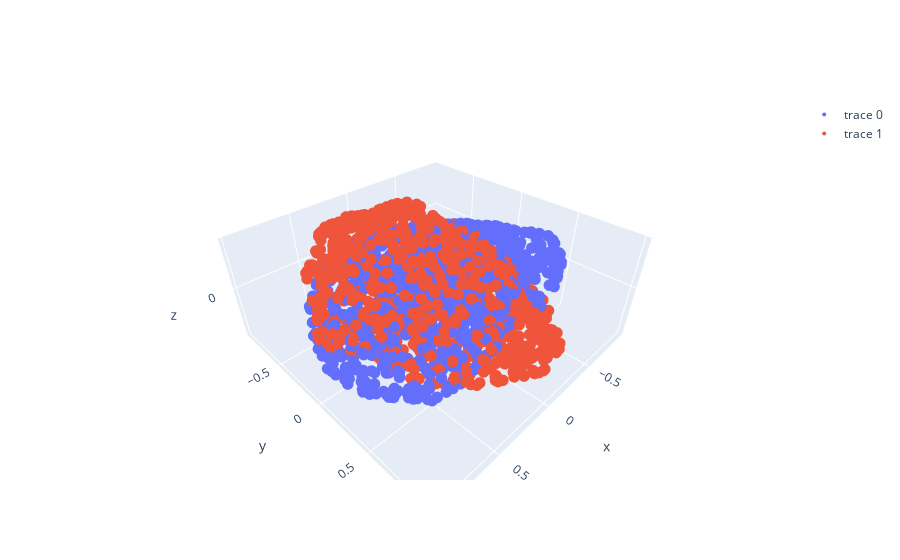

Notebook code for this chart:
### Code cell
rotated_source = source_points @ rot.T

fig = go.Figure()
fig.add_trace(go.Scatter3d(x=ref_points[:, 0], y=ref_points[:, 1], z=ref_points[:, 2], mode='markers'))
fig.add_trace(go.Scatter3d(x=rotated_source[:, 0], y=rotated_source[:, 1], z=rotated_source[:, 2], mode='markers'))
# fig.add_trace(go.Scatter3d(x=source_points[:, 0], y=source_points[:, 1], z=source_points[:, 2], mode='markers'))
fig.update_traces(marker=dict(size=4))
fig.show()

### Figure 1 — Plotly figure (JSON) as saved in the notebook; plotly's stock layout.template omitted (floating-point values rounded to 4 significant figures; data arrays with more than 128 entries replaced by an {"elided": "..."} marker saying what was removed)
{"data": [{"marker": {"size": 4}, "mode": "markers", "type": "scatter3d", "x": {"elided": "1000 float values"}, "y": {"elided": "1000 float values"}, "z": {"elided": "1000 float values"}}, {"marker": {"size": 4}, "mode": "markers", "type": "scatter3d", "x": {"elided": "1000 float values"}, "y": {"elided": "1000 float values"}, "z": {"elided": "1000 float values"}}], "layout": {"autosize": true, "scene": {"aspectmode": "auto", "aspectratio": {"x": 1.346, "y": 1.338, "z": 0.5553}}}}
